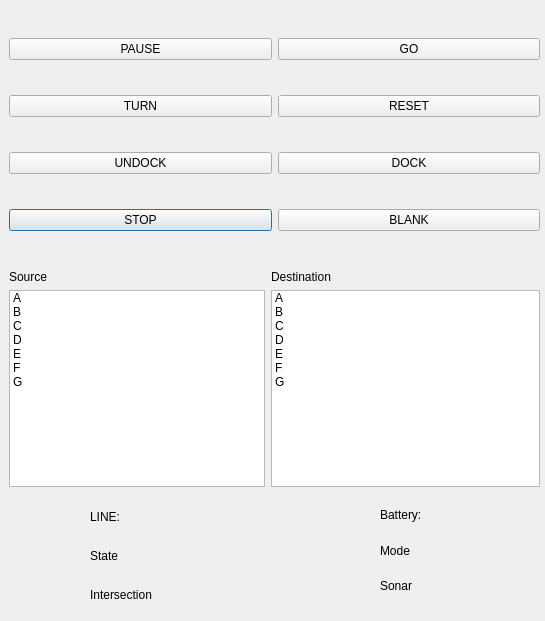
<?xml version="1.0" encoding="UTF-8"?>
<ui version="4.0">
 <class>Dialog</class>
 <widget class="QDialog" name="Dialog">
  <property name="geometry">
   <rect>
    <x>0</x>
    <y>0</y>
    <width>545</width>
    <height>621</height>
   </rect>
  </property>
  <property name="windowTitle">
   <string>Dialog</string>
  </property>
  <widget class="QWidget" name="layoutWidget">
   <property name="geometry">
    <rect>
     <x>9</x>
     <y>9</y>
     <width>531</width>
     <height>251</height>
    </rect>
   </property>
   <layout class="QGridLayout" name="gridLayout">
    <item row="3" column="0">
     <widget class="QPushButton" name="stopButton">
      <property name="text">
       <string>STOP</string>
      </property>
     </widget>
    </item>
    <item row="1" column="1">
     <widget class="QPushButton" name="resetButton">
      <property name="text">
       <string>RESET</string>
      </property>
     </widget>
    </item>
    <item row="3" column="1">
     <widget class="QPushButton" name="blankButton">
      <property name="text">
       <string>BLANK</string>
      </property>
     </widget>
    </item>
    <item row="0" column="0">
     <widget class="QPushButton" name="pauseButton">
      <property name="text">
       <string>PAUSE</string>
      </property>
     </widget>
    </item>
    <item row="2" column="0">
     <widget class="QPushButton" name="undockButton">
      <property name="text">
       <string>UNDOCK</string>
      </property>
     </widget>
    </item>
    <item row="2" column="1">
     <widget class="QPushButton" name="dockButton">
      <property name="text">
       <string>DOCK</string>
      </property>
     </widget>
    </item>
    <item row="1" column="0">
     <widget class="QPushButton" name="turnButton">
      <property name="text">
       <string>TURN</string>
      </property>
     </widget>
    </item>
    <item row="0" column="1">
     <widget class="QPushButton" name="gobutton">
      <property name="text">
       <string>GO</string>
      </property>
     </widget>
    </item>
   </layout>
  </widget>
  <widget class="QWidget" name="layoutWidget">
   <property name="geometry">
    <rect>
     <x>9</x>
     <y>270</y>
     <width>531</width>
     <height>217</height>
    </rect>
   </property>
   <layout class="QFormLayout" name="formLayout">
    <item row="0" column="0">
     <widget class="QLabel" name="srcLabel">
      <property name="text">
       <string>Source</string>
      </property>
     </widget>
    </item>
    <item row="0" column="1">
     <widget class="QLabel" name="dstLabel">
      <property name="text">
       <string>Destination</string>
      </property>
     </widget>
    </item>
    <item row="1" column="0">
     <widget class="QListWidget" name="srclistWidget">
      <property name="maximumSize">
       <size>
        <width>323</width>
        <height>16777215</height>
       </size>
      </property>
      <item>
       <property name="text">
        <string>A</string>
       </property>
      </item>
      <item>
       <property name="text">
        <string>B</string>
       </property>
      </item>
      <item>
       <property name="text">
        <string>C</string>
       </property>
      </item>
      <item>
       <property name="text">
        <string>D</string>
       </property>
      </item>
      <item>
       <property name="text">
        <string>E</string>
       </property>
      </item>
      <item>
       <property name="text">
        <string>F</string>
       </property>
      </item>
      <item>
       <property name="text">
        <string>G</string>
       </property>
      </item>
     </widget>
    </item>
    <item row="1" column="1">
     <widget class="QListWidget" name="dstlistWidget">
      <item>
       <property name="text">
        <string>A</string>
       </property>
      </item>
      <item>
       <property name="text">
        <string>B</string>
       </property>
      </item>
      <item>
       <property name="text">
        <string>C</string>
       </property>
      </item>
      <item>
       <property name="text">
        <string>D</string>
       </property>
      </item>
      <item>
       <property name="text">
        <string>E</string>
       </property>
      </item>
      <item>
       <property name="text">
        <string>F</string>
       </property>
      </item>
      <item>
       <property name="text">
        <string>G</string>
       </property>
      </item>
     </widget>
    </item>
   </layout>
  </widget>
  <widget class="QWidget" name="layoutWidget">
   <property name="geometry">
    <rect>
     <x>90</x>
     <y>500</y>
     <width>151</width>
     <height>111</height>
    </rect>
   </property>
   <layout class="QVBoxLayout" name="verticalLayout">
    <item>
     <widget class="QLabel" name="lineLabel">
      <property name="text">
       <string>LINE: </string>
      </property>
     </widget>
    </item>
    <item>
     <widget class="QLabel" name="stateLabel">
      <property name="text">
       <string>State</string>
      </property>
     </widget>
    </item>
    <item>
     <widget class="QLabel" name="intersectionLabel">
      <property name="text">
       <string>Intersection</string>
      </property>
     </widget>
    </item>
   </layout>
  </widget>
  <widget class="QWidget" name="layoutWidget">
   <property name="geometry">
    <rect>
     <x>380</x>
     <y>500</y>
     <width>61</width>
     <height>101</height>
    </rect>
   </property>
   <layout class="QVBoxLayout" name="verticalLayout_2">
    <item>
     <widget class="QLabel" name="batteryLabel">
      <property name="text">
       <string>Battery: </string>
      </property>
     </widget>
    </item>
    <item>
     <widget class="QLabel" name="modeLabel">
      <property name="text">
       <string>Mode</string>
      </property>
     </widget>
    </item>
    <item>
     <widget class="QLabel" name="sonarLabel">
      <property name="text">
       <string>Sonar</string>
      </property>
     </widget>
    </item>
   </layout>
  </widget>
  <zorder>layoutWidget</zorder>
  <zorder>layoutWidget</zorder>
  <zorder>layoutWidget</zorder>
  <zorder>layoutWidget</zorder>
 </widget>
 <resources/>
 <connections>
  <connection>
   <sender>srclistWidget</sender>
   <signal>itemClicked(QListWidgetItem*)</signal>
   <receiver>Dialog</receiver>
   <slot>srcListItemClicked()</slot>
   <hints>
    <hint type="sourcelabel">
     <x>168</x>
     <y>389</y>
    </hint>
    <hint type="destinationlabel">
     <x>175</x>
     <y>489</y>
    </hint>
   </hints>
  </connection>
  <connection>
   <sender>dstlistWidget</sender>
   <signal>itemClicked(QListWidgetItem*)</signal>
   <receiver>Dialog</receiver>
   <slot>dstListItemClicked()</slot>
   <hints>
    <hint type="sourcelabel">
     <x>475</x>
     <y>375</y>
    </hint>
    <hint type="destinationlabel">
     <x>477</x>
     <y>507</y>
    </hint>
   </hints>
  </connection>
  <connection>
   <sender>pauseButton</sender>
   <signal>clicked()</signal>
   <receiver>Dialog</receiver>
   <slot>pauseButtonPressed()</slot>
   <hints>
    <hint type="sourcelabel">
     <x>181</x>
     <y>36</y>
    </hint>
    <hint type="destinationlabel">
     <x>211</x>
     <y>20</y>
    </hint>
   </hints>
  </connection>
  <connection>
   <sender>resetButton</sender>
   <signal>clicked()</signal>
   <receiver>Dialog</receiver>
   <slot>resetButtonPressed()</slot>
   <hints>
    <hint type="sourcelabel">
     <x>659</x>
     <y>69</y>
    </hint>
    <hint type="destinationlabel">
     <x>607</x>
     <y>124</y>
    </hint>
   </hints>
  </connection>
  <connection>
   <sender>stopButton</sender>
   <signal>clicked()</signal>
   <receiver>Dialog</receiver>
   <slot>stopButtonPressed()</slot>
   <hints>
    <hint type="sourcelabel">
     <x>76</x>
     <y>135</y>
    </hint>
    <hint type="destinationlabel">
     <x>90</x>
     <y>269</y>
    </hint>
   </hints>
  </connection>
  <connection>
   <sender>dockButton</sender>
   <signal>clicked()</signal>
   <receiver>Dialog</receiver>
   <slot>dockButtonPressed()</slot>
   <hints>
    <hint type="sourcelabel">
     <x>659</x>
     <y>102</y>
    </hint>
    <hint type="destinationlabel">
     <x>613</x>
     <y>177</y>
    </hint>
   </hints>
  </connection>
  <connection>
   <sender>undockButton</sender>
   <signal>clicked()</signal>
   <receiver>Dialog</receiver>
   <slot>undockButtonPressed()</slot>
   <hints>
    <hint type="sourcelabel">
     <x>35</x>
     <y>102</y>
    </hint>
    <hint type="destinationlabel">
     <x>23</x>
     <y>166</y>
    </hint>
   </hints>
  </connection>
  <connection>
   <sender>blankButton</sender>
   <signal>clicked()</signal>
   <receiver>Dialog</receiver>
   <slot>blankButtonPressed()</slot>
   <hints>
    <hint type="sourcelabel">
     <x>659</x>
     <y>135</y>
    </hint>
    <hint type="destinationlabel">
     <x>608</x>
     <y>236</y>
    </hint>
   </hints>
  </connection>
  <connection>
   <sender>turnButton</sender>
   <signal>clicked()</signal>
   <receiver>Dialog</receiver>
   <slot>turnButtonPressed()</slot>
   <hints>
    <hint type="sourcelabel">
     <x>18</x>
     <y>69</y>
    </hint>
    <hint type="destinationlabel">
     <x>30</x>
     <y>121</y>
    </hint>
   </hints>
  </connection>
  <connection>
   <sender>gobutton</sender>
   <signal>clicked()</signal>
   <receiver>Dialog</receiver>
   <slot>goButtonPressed()</slot>
   <hints>
    <hint type="sourcelabel">
     <x>659</x>
     <y>34</y>
    </hint>
    <hint type="destinationlabel">
     <x>556</x>
     <y>14</y>
    </hint>
   </hints>
  </connection>
 </connections>
 <slots>
  <slot>goButtonPressed()</slot>
  <slot>srcListItemClicked()</slot>
  <slot>dstListItemClicked()</slot>
  <slot>stopButtonPressed()</slot>
  <slot>resetButtonPressed()</slot>
  <slot>dockButtonPressed()</slot>
  <slot>blankButtonPressed()</slot>
  <slot>undockButtonPressed()</slot>
  <slot>turnButtonPressed()</slot>
  <slot>pauseButtonPressed()</slot>
 </slots>
</ui>
